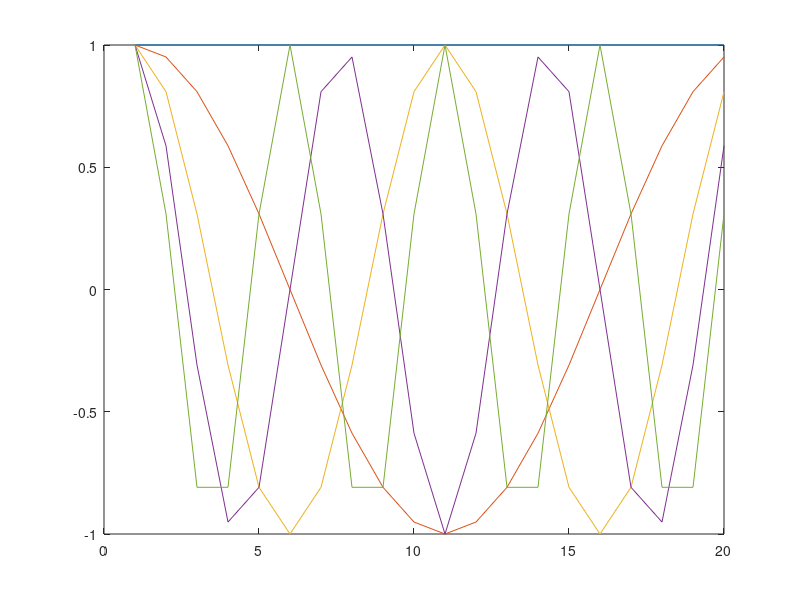

Reproduce this figure in MATLAB.
C=randn(20);
[m,m]=size(C);

for j=1:20
    C(:,j+1)=[C(m,j);C(1:m-1,j)];
end
f=zeros(20,5);
for j=1:20
    for k=1:5
    f(j,k)=cos(-1*(j-1)*(k-1)*2*pi/m);
    end
end
plot(f)